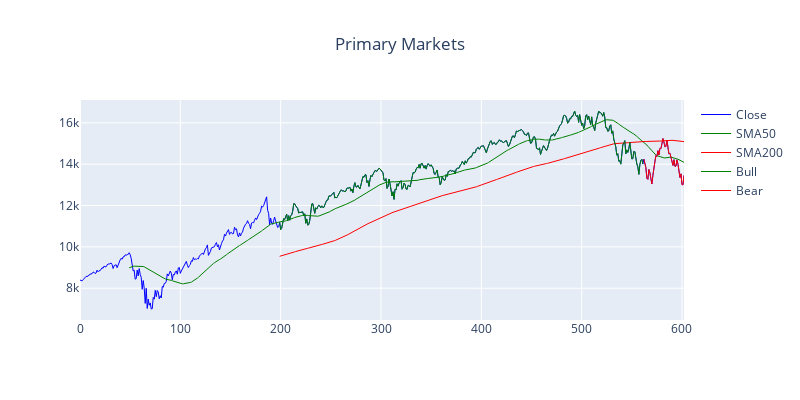

Notebook cell for this chart:
### Code cell
df = load_historic_data('NDX')
df = calculate_smas(df)
df = determine_primary_market(df)
plot_graph(df)

### Figure 1 — Plotly figure (JSON) as saved in the notebook; plotly's stock layout.template omitted (floating-point values rounded to 4 significant figures; data arrays with more than 128 entries replaced by an {"elided": "..."} marker saying what was removed)
{"data": [{"line": {"color": "blue", "width": 1}, "name": "Close", "type": "scatter", "x": {"elided": "603 int values"}, "xaxis": "x", "y": {"elided": "603 float values"}, "yaxis": "y"}, {"line": {"color": "green", "width": 1}, "name": "SMA50", "type": "scatter", "x": {"elided": "603 int values"}, "xaxis": "x", "y": {"elided": "603 float values"}, "yaxis": "y"}, {"line": {"color": "red", "width": 1}, "name": "SMA200", "type": "scatter", "x": {"elided": "603 int values"}, "xaxis": "x", "y": {"elided": "603 float values"}, "yaxis": "y"}, {"line": {"color": "green", "width": 1}, "name": "Bull", "type": "scatter", "x": {"elided": "603 int values"}, "xaxis": "x", "y": {"elided": "603 float values"}, "yaxis": "y"}, {"line": {"color": "red", "width": 1}, "name": "Bear", "type": "scatter", "x": {"elided": "603 int values"}, "xaxis": "x", "y": {"elided": "603 float values"}, "yaxis": "y"}], "layout": {"autosize": false, "height": 400, "title": {"text": "Primary Markets", "x": 0.5}, "width": 800, "xaxis": {"anchor": "y", "domain": [0, 1]}, "yaxis": {"anchor": "x", "domain": [0, 1]}}}
